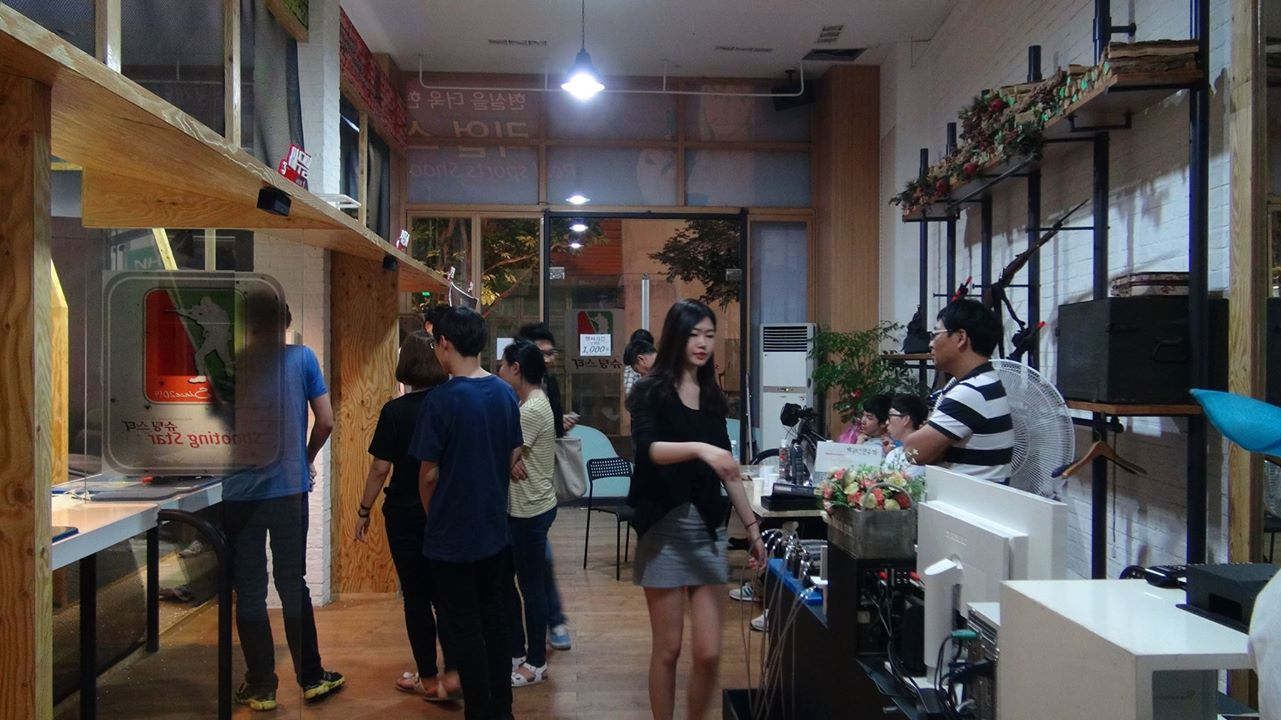
#> input picture res/shally.jpg, 1281 x 720 px
$ python 3_draw.py
#> lines starting #> are read from the running program, lines starting #| are printed output that depends on the picture
# To add a new cell, type '# %%'
# To add a new markdown cell, type '# %% [markdown]'
# %% 모듈로딩
import numpy as np

import PIL.Image as Image
import PIL.ImageColor as ImageColor
import PIL.ImageDraw as ImageDraw
import PIL.ImageFont as ImageFont

from IPython.display import display

print('load module ok')


# %%
_test_img = Image.open('../res/shally.jpg')
#> _test_img is the input picture: PIL image 1281x720 RGB; mean R, G, B 81.4, 75.7, 73.2

display(_test_img)


# %% 새로운 빈이미지 만들고 거기에 잘라낸 이미지 붙이기
_img = Image.new('RGB',(800,600),(255,255,255))

drawer = ImageDraw.Draw(_img)

#잘라내기
#crop의 인자 전달수서는 시작위치xy, 끝위치xy
_crop_img = _test_img.crop((600,200,800,700))
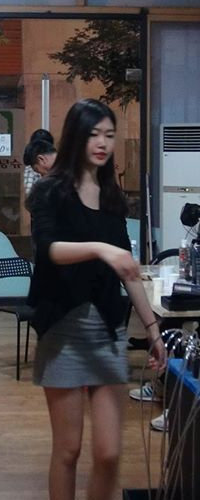
#> _crop_img: PIL image 200x500 RGB; mean R, G, B 71.8, 65.1, 65.8

#붙이기
_img.paste(_crop_img,(200,100))

# 이미지 저장
print('save image')
_crop_img.save('test.png')
# _img.paste(_test_img,(0,0,200,200))

#글씨 출력
drawer.text((100,100),"hello",fill="red")

#선그리기
drawer.line(
    [(0,0),(800,0),(800,600),(0,600),(0,0)],
    width=8,fill=(0,255,0))

display(_img)
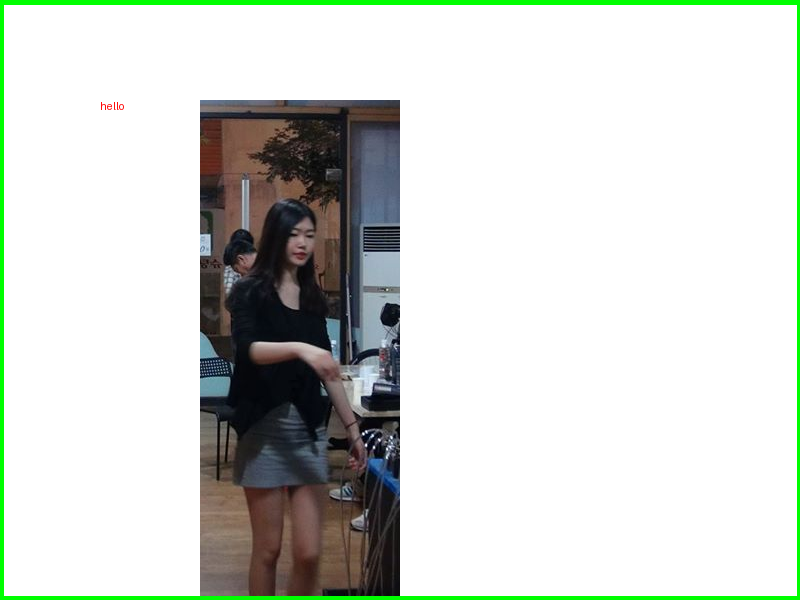
#> shown: PIL image 800x600 RGB; mean R, G, B 211.1, 215.7, 209.9
_img.save('test.jpg')

$ run again, with res/1604097526765_image.jpg copied over res/shally.jpg
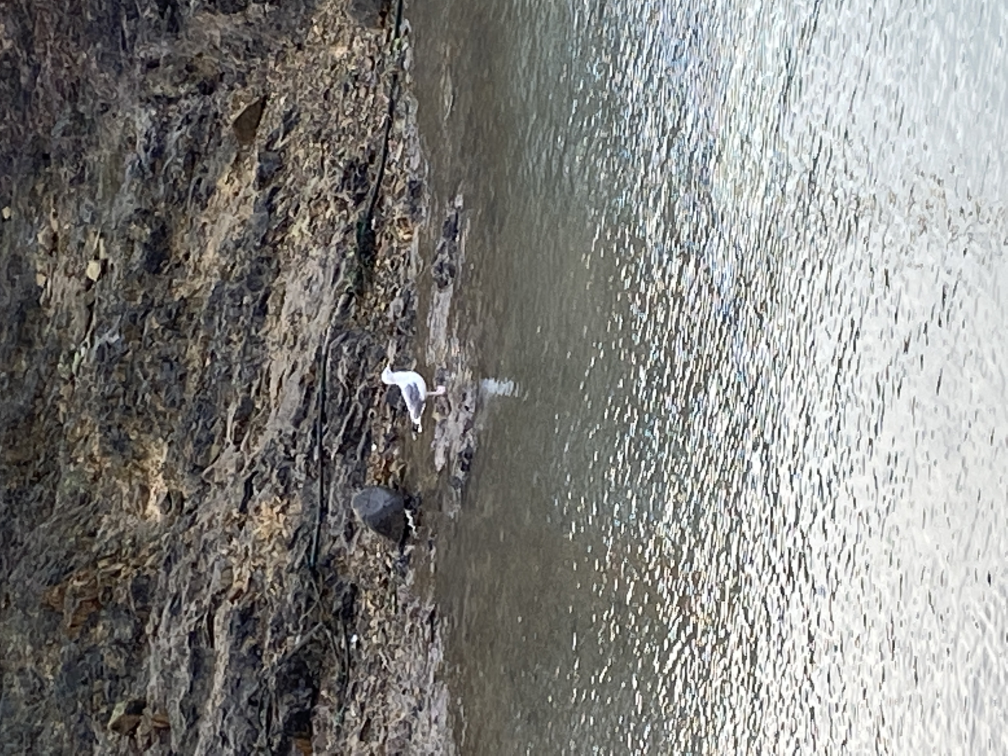
#> input picture res/1604097526765_image.jpg, 4032 x 3024 px (shown at 1/4 size)
#> _test_img is the input picture: PIL image 4032x3024 RGB; mean R, G, B 132.3, 131.7, 128.6
#> `_crop_img = _test_img.crop((600,200,800,700))`:
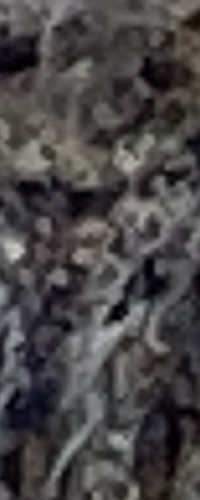
#> _crop_img: PIL image 200x500 RGB; mean R, G, B 73.2, 70.6, 71.2
#> `display(_img)`:
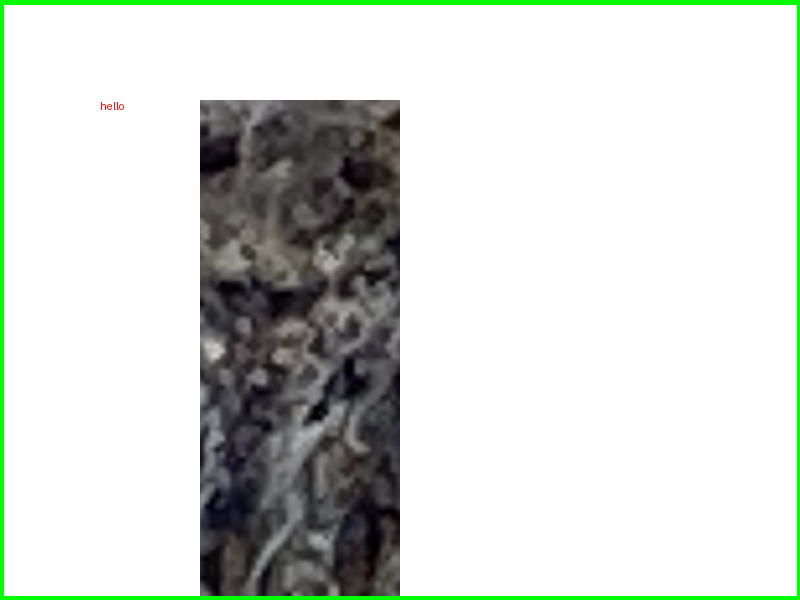
#> shown: PIL image 800x600 RGB; mean R, G, B 211.4, 216.9, 211

$ run again, with res/2.jpg copied over res/shally.jpg
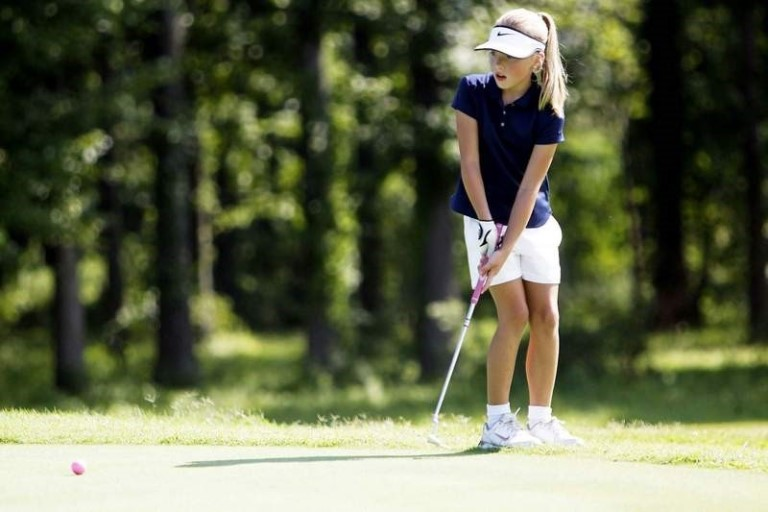
#> input picture res/2.jpg, 768 x 512 px
#> _test_img is the input picture: PIL image 768x512 RGB; mean R, G, B 96.4, 101.8, 73.8
#> `_crop_img = _test_img.crop((600,200,800,700))`:
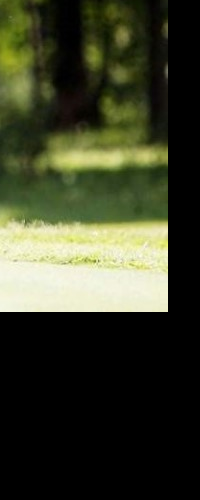
#> _crop_img: PIL image 200x500 RGB; mean R, G, B 58.1, 61.6, 40.7
#> `display(_img)`:
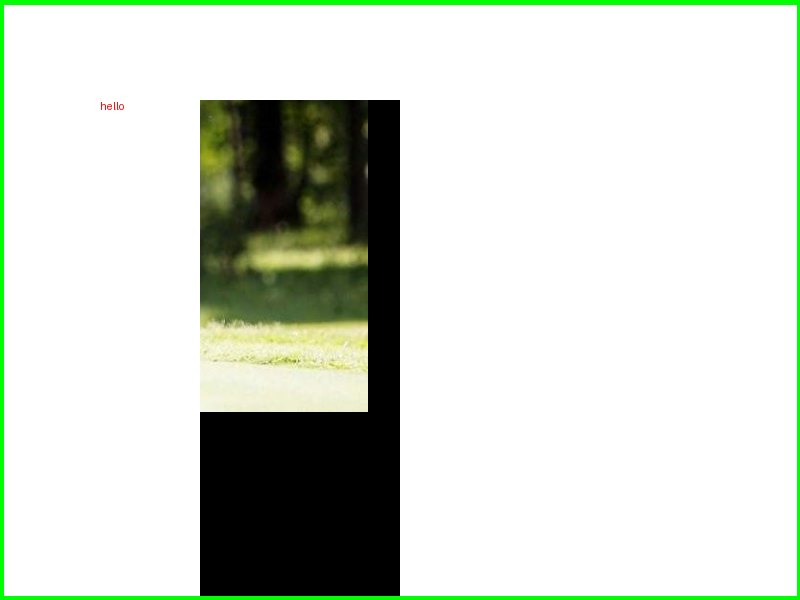
#> shown: PIL image 800x600 RGB; mean R, G, B 208.4, 215.1, 204.7
